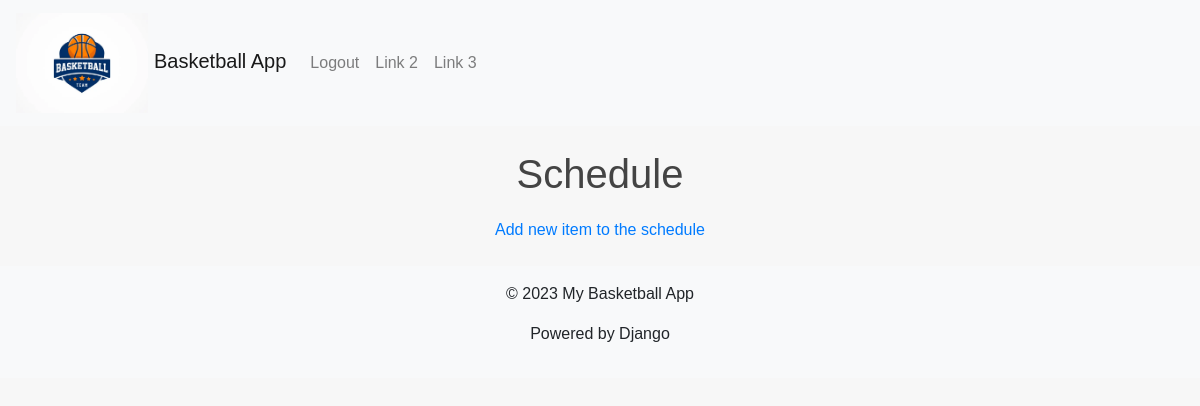
The page /article/ (signed in) on the database as committed earlier.
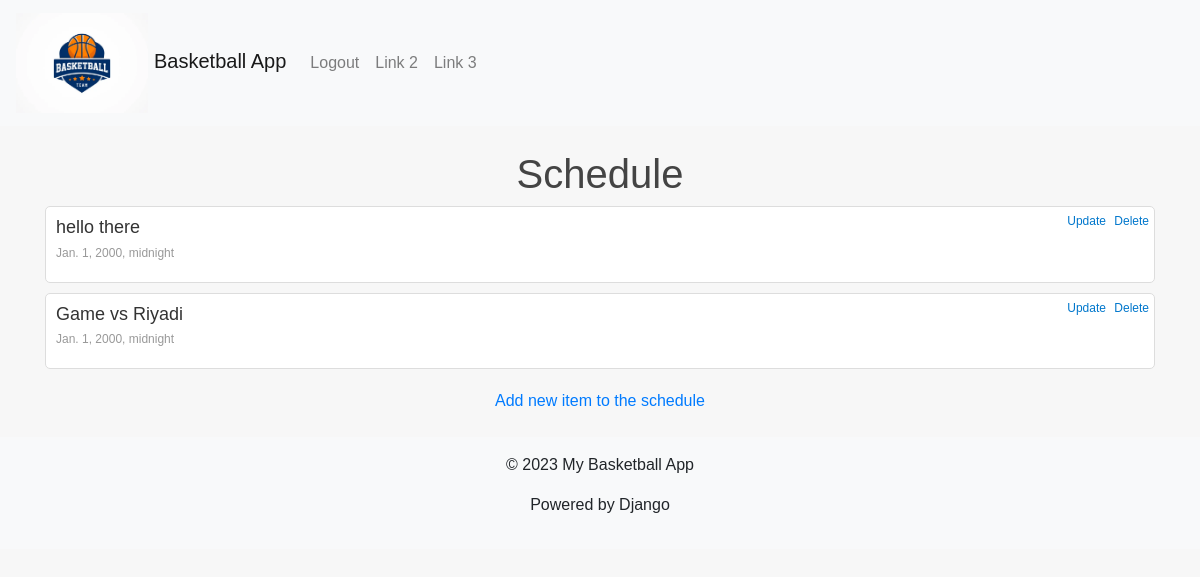
The same page on the database as committed later.
### basketballapp430/models.py (models this page shows, shortened)
class Article(models.Model):
    title = models.CharField(max_length=100)
    date = models.DateTimeField(default='01-01-2000 00:00:00')
    description = models.TextField(null=True)

### basketballapp430/views.py (the view)
# urls.py: path('article/', views.article_list, name = 'article'),
@login_required(login_url='login')
def article_list(request):
    articles_list = Article.objects.all()
    return render(request, 'article_list.html',{"articles" : articles_list})

### basketballapp430/templates/article_list.html (shortened to what this page needs)
{% extends "main.html" %}
{% block content %}
<head>
</head>
<body>
    <h1>Schedule</h1>
    {% for art in articles %}
        <div class="article">
            <h2>{{ art.title }}</h2>
            <div class="date">{{ art.date }}</div>
            <div class="actions">
                <a href = "{% url 'update-article' art.id%}">Update</a>
                <a href = "{% url 'delete-article' art.id%}">Delete</a>
            </div>
        </div>
    {% endfor %}
    <div class="add-link">
        <a href="{% url 'add-article' %}">Add new item to the schedule</a>
    </div>
</body>
{% endblock %}

Rows that differ between the two databases and show on the page:
added Article: title "hello there", date "Jan. 1, 2000, midnight"
added Article: title "Game vs Riyadi", date "Jan. 1, 2000, midnight"
